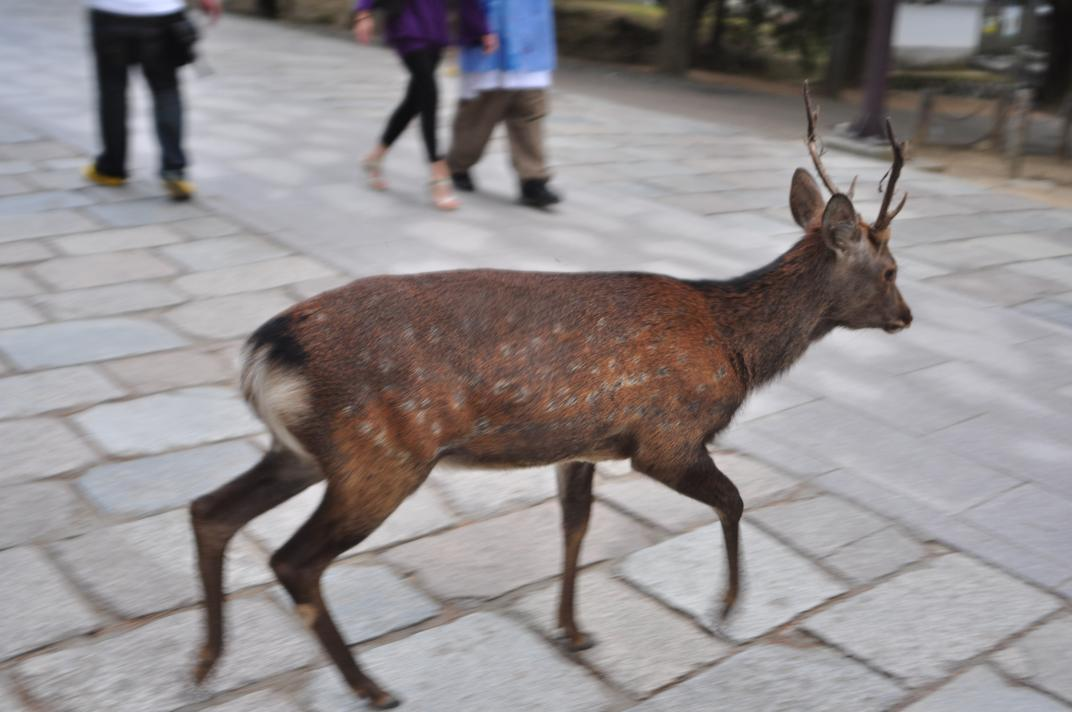
%> input picture code_forMetrics/FastEMD/demo_FastEMD4/1.jpg, 1072 x 712 px
$ octave demo_FastEMD4.m   (GNU Octave 9; MATLAB toolbox functions it lacks are replaced by stand-ins)
%> lines starting %> are read from the running program, lines starting %| are printed output that depends on the picture
% This demo loads two color images and efficiently computes the emd_hat
% between them. The ground distance is a thresholded linear combination of
% the spatial and color distance between pixels. This is similar to the
% distance I used for color images in my ICCV paper. Image sizes do not
% need to be the same. As a color distance I used CIEDE2000.
% emd_hat is described in the paper:
%  A Linear Time Histogram Metric for Improved SIFT Matching
%  Ofir Pele, Michael Werman
%  ECCV 2008
% The efficient algorithm is described in the paper:
%  Fast and Robust Earth Mover's Distances
%  Ofir Pele, Michael Werman
%  ICCV 2009
% CIEDE2000 is described in the papers:
% The development of the CIE 2000 colour-difference formula: CIEDE2000
%  M. R. Luo, G. Cui, B. Rigg
%  CRA 2001
% The CIEDE2000 color-difference formula: Implementation notes, supplementary test data, and mathematical observations
%  Gaurav Sharma, Wencheng Wu, Edul N. Dalal
%  CRA 2004

clc; close all; clear all;

addpath ../

%%%%%%%%%%%%%%%%%%%%%%%%%%%%%%%%%%%%%%%%%%%%%%%%%%%%%%
% Distance parameters
%%%%%%%%%%%%%%%%%%%%%%%%%%%%%%%%%%%%%%%%%%%%%%%%%%%%%%
% In the paper I used threshold=20, but I didn't use alpha_color and
% 1-alpha_color for the spatial. I just added them. So using threshold=10
% is equivalent to what I used in the paper.
threshold= 10;
alpha_color= 1/2;
% Center. In the ICCV paper center and identity were equivalent as the image
% sizes were the same.
coordinates_transformation= 2;
%%%%%%%%%%%%%%%%%%%%%%%%%%%%%%%%%%%%%%%%%%%%%%%%%%%%%%

%%%%%%%%%%%%%%%%%%%%%%%%%%%%%%%%%%%%%%%%%%%%%%%%%%%%%%
% load images
%%%%%%%%%%%%%%%%%%%%%%%%%%%%%%%%%%%%%%%%%%%%%%%%%%%%%%
im1= imresize( imread('1.jpg') , 1/30);
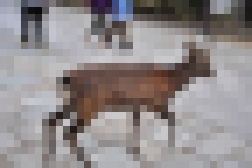
%> im1: size 24x36x3 uint8 (shown 7 times larger); mean R, G, B 143.9, 138.3, 139
im2= imresize( imread('2.jpg') , 1/30);
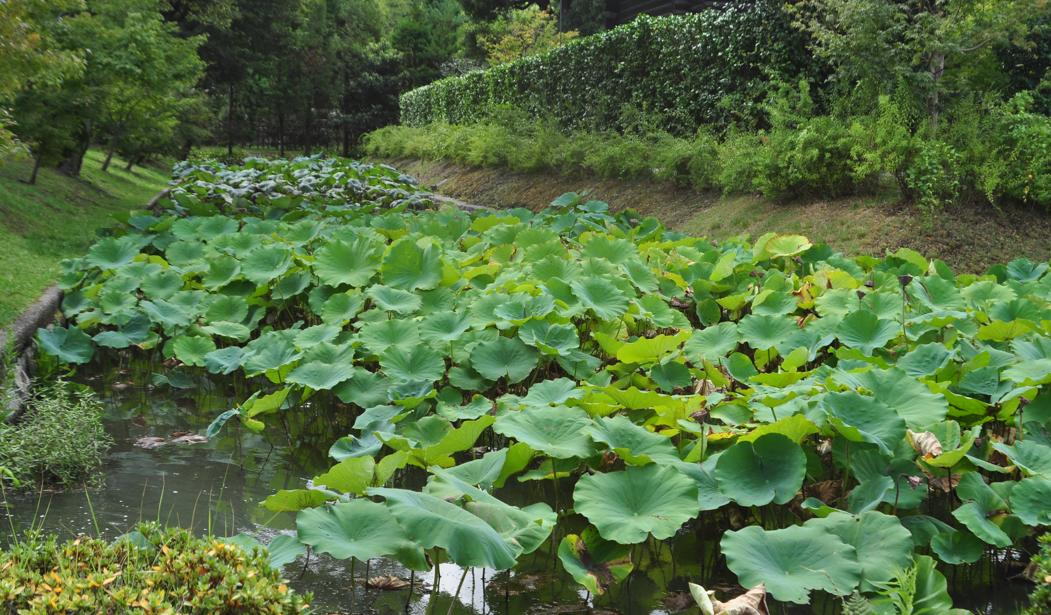
%> input picture code_forMetrics/FastEMD/demo_FastEMD4/2.jpg, 1051 x 615 px
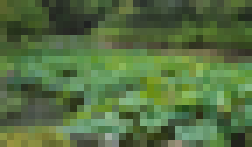
%> im2: size 21x36x3 uint8 (shown 7 times larger); mean R, G, B 84.7, 111.5, 65.5
% 3.jpg is more similar to 1.jpg and thus the running time will be longer.
%im2= imresize( imread('3.jpg') , 1/30);
im1_Y= size(im1,1);
%> im1_Y = 24
im1_X= size(im1,2);
%> im1_X = 36
im1_N= im1_Y*im1_X;
%> im1_N = 864
im2_Y= size(im2,1);
%> im2_Y = 21
im2_X= size(im2,2);
%> im2_X = 36
im2_N= im2_Y*im2_X;
%> im2_N = 756

%%%%%%%%%%%%%%%%%%%%%%%%%%%%%%%%%%%%%%%%%%%%%%%%%%%%%%
% EMD input
%%%%%%%%%%%%%%%%%%%%%%%%%%%%%%%%%%%%%%%%%%%%%%%%%%%%%%
P= [ ones(im1_N,1)  ;  zeros(im2_N,1) ];
Q= [ zeros(im1_N,1) ;  ones(im2_N,1)  ];

im1= double(im1)./255;
%> im1: size 24x36x3 double
im2= double(im2)./255;
%> im2: size 21x36x3 double
cform = makecform('srgb2lab');
im1_lab= applycform(im1, cform);
%> im1_lab: size 24x36x3 double; mean of channels 1, 2, 3 57.5, 2.6, 0.7
im2_lab= applycform(im2, cform);
%> im2_lab: size 21x36x3 double; mean of channels 1, 2, 3 43.7, -16.4, 21.9

% Creating the ground distance matrix.
% Loops in Matlab are very time consuming, so I use mex.
% Matlab corresponding code is commented out below.
tic
%> (the run ends here)
